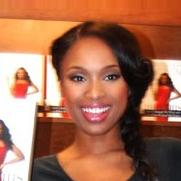
#> input picture data/female/female_000054.jpg, 181 x 181 px; its folder holds only this picture in this run
$ jupyter execute 02_EDA.ipynb
#> lines starting #> are read from the running program, lines starting #| are printed output that depends on the picture
### Exploratory Data Analysis
1. Distribution of Male and Female
2. Distribution of size of all images
3. Make the decision of width & height to resize using above chart

[cell 1]
import numpy as np
import pandas as pd

import matplotlib.pyplot as plt
import seaborn as sns

import cv2

from glob import glob

[cell 2]
# extract path of male and female in crop_data folder and put them in a list

fpath = glob('./crop_data/female/*.jpg')
mpath = glob('./crop_data/male/*.jpg')

[cell 3]
df_female = pd.DataFrame(fpath, columns=['filepath'])
df_female['gender'] = 'female'

df_male = pd.DataFrame(mpath, columns=['filepath'])
df_male['gender'] = 'male'

df = pd.concat((df_female, df_male), axis=0)

[cell 4]
df.head()

[cell 5]
df.tail()

[cell 6]
df.shape

[cell 7]
def get_size(path):
#> called with path = 'data/female/female_000054.jpg'
    img = cv2.imread(path)
#> img is the input picture: shape (181, 181, 3); mean B, G, R 82.8, 108.8, 166.1
    return img.shape[0]

[cell 8]
df['dimension'] = df['filepath'].apply(get_size)

[cell 9]
df

[cell 10]
dist_gender = df['gender'].value_counts()

dist_gender

[cell 11]
fig, ax = plt.subplots(nrows=1, ncols=2)
dist_gender.plot(kind='bar', ax=ax[0])
dist_gender.plot(kind='pie', ax=ax[1], autopct='%0.0f%%')
plt.show()
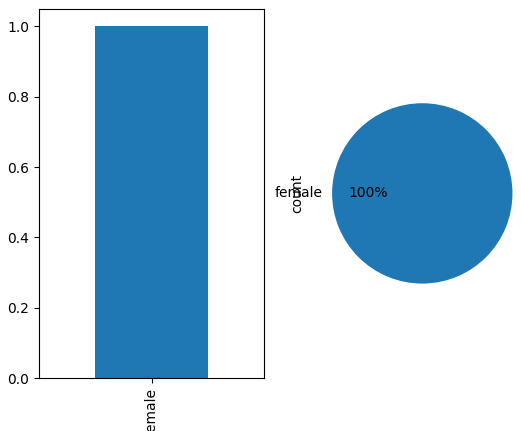
#> figure drawn by matplotlib, 2 panels

[cell 12]
plt.figure(figsize=(12,6))
plt.subplot(2,1,1)
sns.histplot(df['dimension'])
plt.subplot(2,1,2)
sns.boxplot(x=df['dimension'])
plt.show()
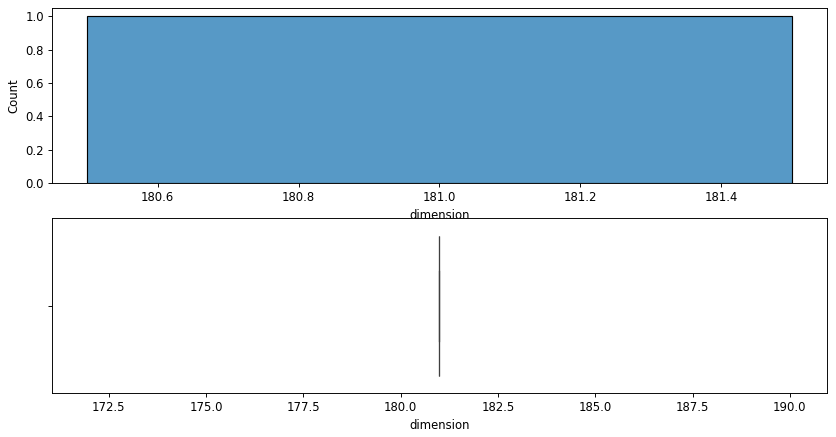
#> figure drawn by matplotlib, 2 panels

[cell 13]
sns.catplot(data=df, x='gender', y='dimension', kind='box')
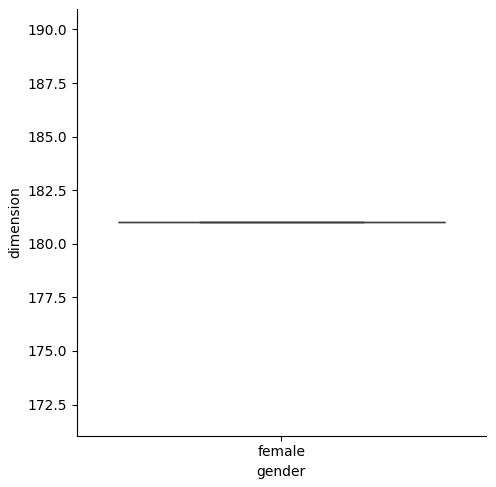
#> figure drawn by matplotlib, 1 panel

1. We have almost equal istribution of gender(numbers)
2. Most of the images are having dimension more than 90
3. Female most of the female images are HD compare to male images
------------
- **Consider the image with dimensions more than 60**
- **Resize all the image into 100x100**

[cell 14]
df_filter = df.query('dimension > 60')

df_filter

[cell 15]
df_filter.shape

[cell 16]
df_filter['gender'].value_counts(normalize=True)

[cell 17]
def structuring(path):
#> called with path = 'data/female/female_000054.jpg'
    try:
        # 1 - read image
        img =  cv2.imread(path)
        # 2 - convert into grayscale
        gray = cv2.cvtColor(img, cv2.COLOR_BGR2GRAY)
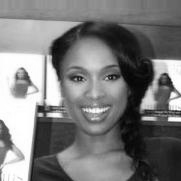
#> gray: shape (181, 181); min 3, max 255, mean 123
        # 3 - resize into 100X100
        ## INTER_AREA for shrink vs INTER_CUBIC for enlarge
        size = gray.shape[0]
#> size = 181
        if size >= 100:
            gray_resize = cv2.resize(gray, (100, 100), interpolation=cv2.INTER_AREA)
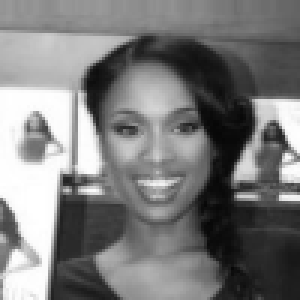
#> gray_resize: shape (100, 100) (shown 3 times larger); min 7, max 255, mean 123
        else:
            gray_resize = cv2.resize(gray, (100, 100), interpolation=cv2.INTER_CUBIC)

        # 4 - flatten image (1x10,000)
        flatten_image = gray_resize.flatten()
#> flatten_image = 10000 values, max 255 at index 3103, min 7 at index 4171, mean 123
        print(f"success {path}")
        return flatten_image

    except:
        print(f"fail {path}")
        return None

$ run again, on data/female/female_000205.jpg
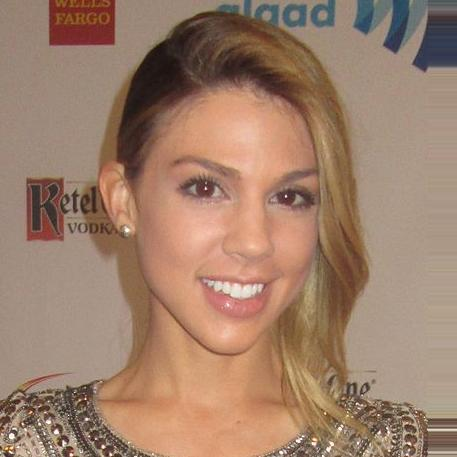
#> input picture data/female/female_000205.jpg, 457 x 457 px
#> in get_size, img is the input picture: shape (457, 457, 3); mean B, G, R 106.6, 127.2, 158.8
#> `[cell 13] sns.catplot(data=df, x='gender', y='dimension', kind='box')`:
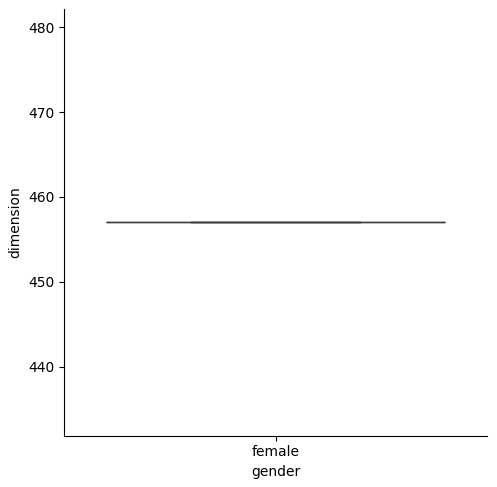
#> figure drawn by matplotlib, 1 panel
#> in structuring, `gray_resize = cv2.resize(gray, (100, 100), interpolation=cv2.INTER_AREA)`:
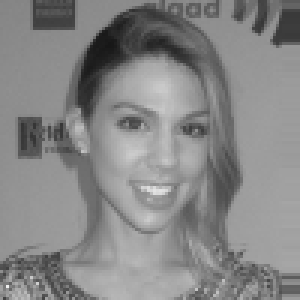
#> gray_resize: shape (100, 100) (shown 3 times larger); min 23, max 238, mean 134.3
#> flatten_image = 10000 values, max 238 at index 9502, min 23 at index 1436, mean 134.3

$ run again, on data/female/female_000234.jpg
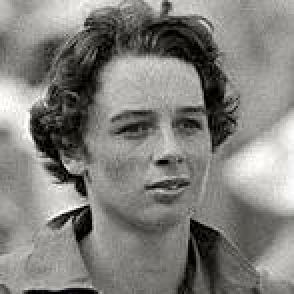
#> input picture data/female/female_000234.jpg, 147 x 147 px (shown 2 times larger)
#> in get_size, img is the input picture: shape (147, 147, 3); mean B, G, R 123.9, 127.9, 128.9
#> `[cell 13] sns.catplot(data=df, x='gender', y='dimension', kind='box')`:
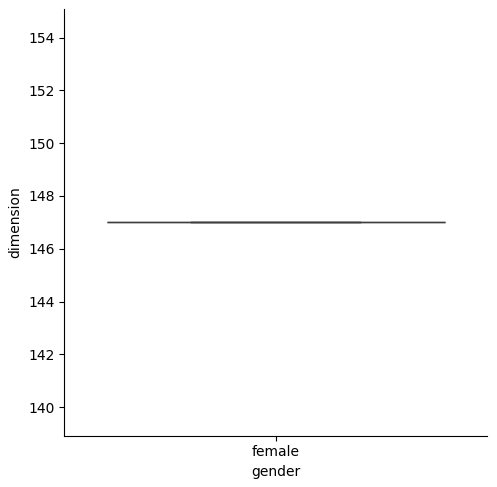
#> figure drawn by matplotlib, 1 panel
#> in structuring, `gray_resize = cv2.resize(gray, (100, 100), interpolation=cv2.INTER_AREA)`:
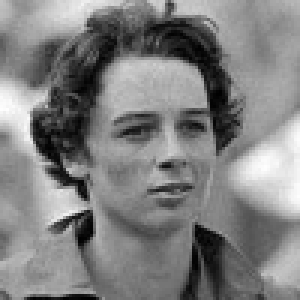
#> gray_resize: shape (100, 100) (shown 3 times larger); min 0, max 254, mean 127.9
#> flatten_image = 10000 values, max 254 at index 3600, min 0 at index 9929, mean 127.9

$ run again, on data/female/female_000257.jpg
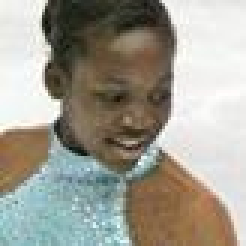
#> input picture data/female/female_000257.jpg, 82 x 82 px (shown 3 times larger)
#> in get_size, img is the input picture: shape (82, 82, 3); mean B, G, R 145.9, 157.2, 160.1
#> `[cell 13] sns.catplot(data=df, x='gender', y='dimension', kind='box')`:
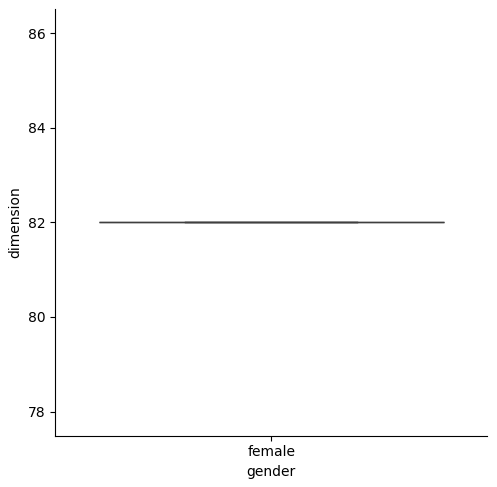
#> figure drawn by matplotlib, 1 panel
#> in structuring, `gray_resize = cv2.resize(gray, (100, 100), interpolation=cv2.INTER_CUB..`:
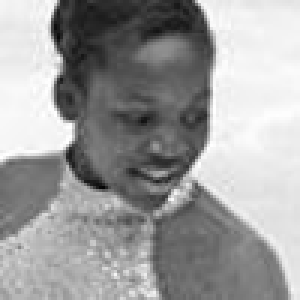
#> gray_resize: shape (100, 100) (shown 3 times larger); min 4, max 255, mean 156.8
#> flatten_image = 10000 values, max 255 at index 2472, min 4 at index 6234, mean 156.8
